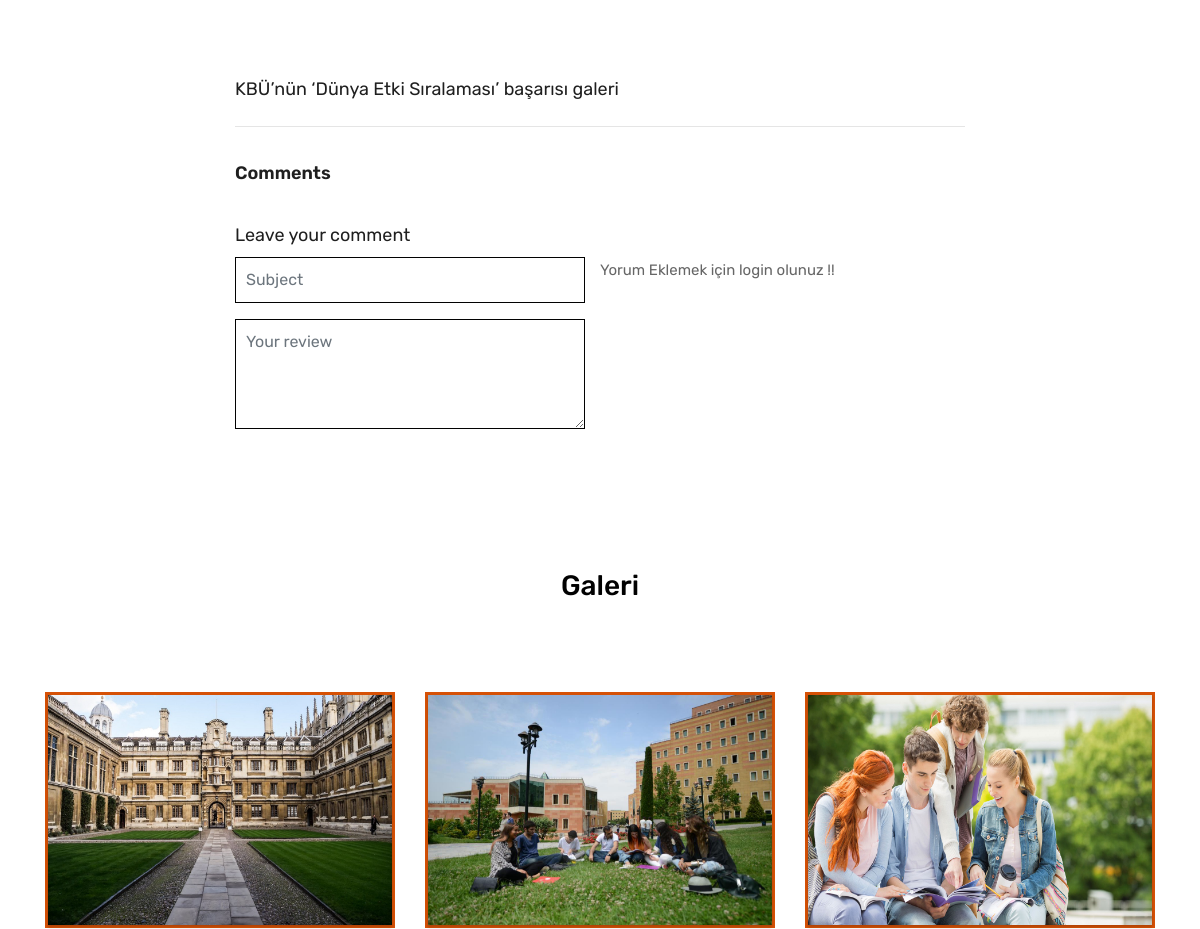
Page /duyuru/9/kbu-dunya-etki-siralamasinda/ (middle part) on the earlier database version.
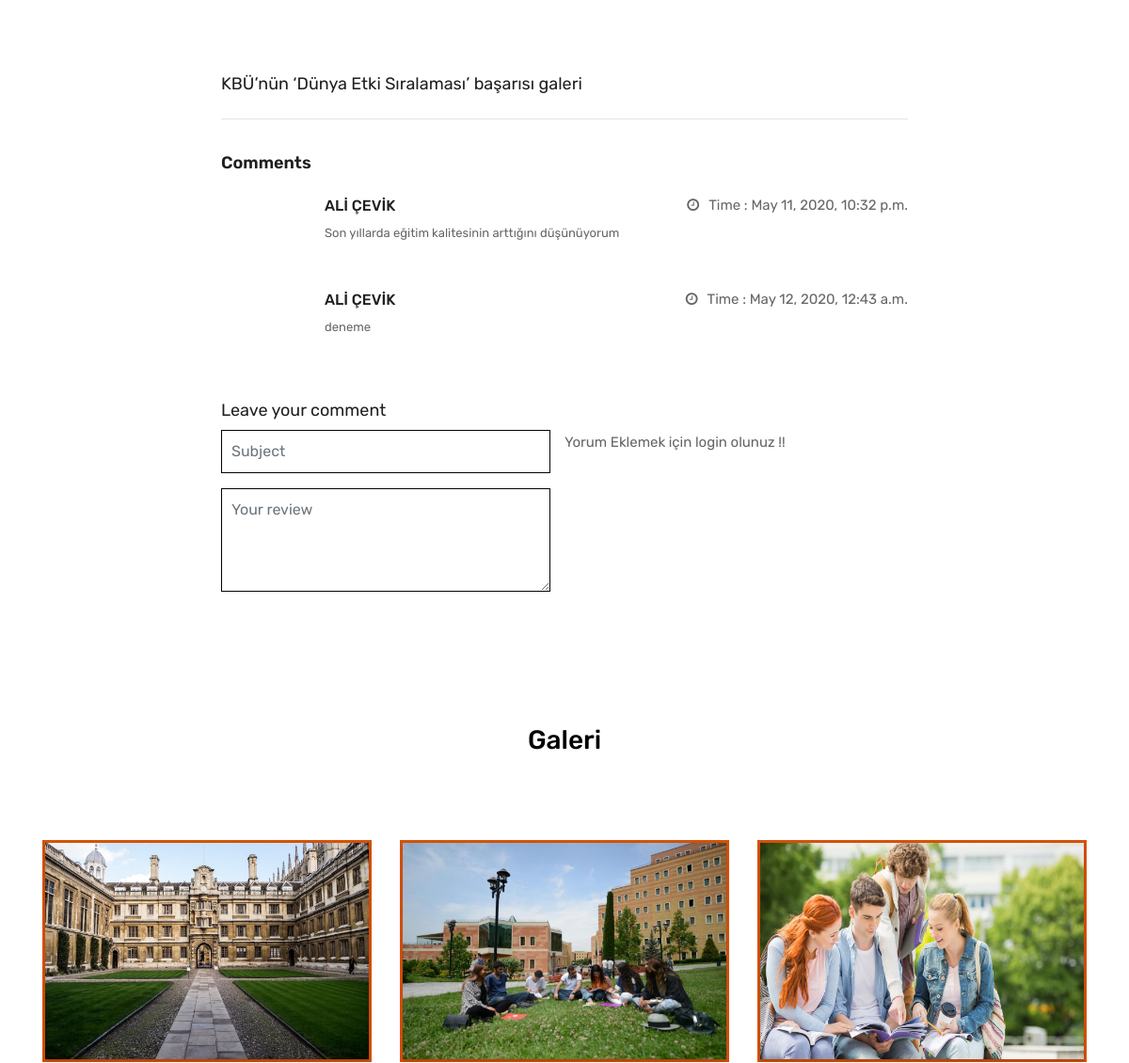
Same page on the later database version.
### duyuru/models.py (models this page shows, shortened)
class Duyuru(models.Model):
    STATUS = (
        ('True','Evet'),
        ('False','Hayır'),
    )
    TYPE = (
        ('haber','haber'),
        ('duyuru','duyuru'),
        ('etkinlik', 'etkinlik'),
        ('inogrenci','inogrenci'),
        ('menu', 'menu'),
    )
    category = models.ForeignKey(Category,on_delete=models.CASCADE) #Relation with Category Table
    title = models.CharField(max_length=200)
    keywords = models.CharField(blank=True, max_length=255)
    description = models.CharField(blank=True, max_length=500)
    image = models.ImageField(blank=True, upload_to='images/')
    detail = RichTextUploadingField()
    slug = models.SlugField(null=False, unique=True)
    status = models.CharField(max_length=10, choices=STATUS)
    type = models.CharField(max_length=10, choices=TYPE)
    create_at = models.DateTimeField(auto_now_add=True)
    update_at = models.DateTimeField(auto_now=True)

class Comment(models.Model):
    STATUS = (
        ('New','Yeni'),
        ('True','Evet'),
        ('False','Hayır'),
    )
    duyuru = models.ForeignKey(Duyuru,on_delete=models.CASCADE)
    user = models.ForeignKey(User,on_delete=models.CASCADE)
    subject = models.CharField(max_length=50,blank=True)
    comment = models.TextField(max_length=200, blank=True)
    status = models.CharField(max_length=10,choices=STATUS,default='New')
    ip = models.CharField(max_length=20,blank=True)
    create_at=models.DateTimeField(auto_now_add=True)
    update_at = models.DateTimeField(auto_now=True)

### home/views.py (the view)
# urls.py: path('duyuru/<int:id>/<slug:slug>/', views.duyuru_detail, name='duyuru_detail'),
def duyuru_detail(request,id,slug):
    setting = Setting.objects.get(pk=2)
    category = Category.objects.filter(status=True)
    duyuru = Duyuru.objects.get(pk=id)
    images= Images.objects.filter(duyuru_id=id)[:3]
    comments = Comment.objects.filter(duyuru_id=id,status=True)
    context = {'duyuru': duyuru,
               'category': category,
               'images': images,
               'comments': comments,
               'setting': setting
               }
    return render(request,'icerik_detail.html',context)

### duyuru/models.py (called while the page is built)
    def __str__(self):                         #__str  method elborated later in
        full_path = [self.title]                #post. use __unicode__ in place of
        k = self.parent
        while k is not None:
            full_path.append(k.title)
            k = k.parent
        return ' /'.join(full_path[::-1])

### home/templates/icerik_detail.html (shortened to what this page needs)
    {% extends "homebase.html" %}
    {% load static %}
    {% block content %}
    {% load static %}
        <div class="blog-box">
            <div class="container">
                <div class="row">
                    <div class="col-xl-2 col-lg-2 col-12"></div>
                    <div class="col-xl-8 col-lg-8 col-12">
                        <div class="blog-inner-details-page">
                            <div class="blog-inner-box">
                                <div class="inner-blog-detail details-page">
                                </div>
                            </div>
                            <div class="tz-gallery">
                            <h3>{{duyuru.title}} galeri</h3>
                    <hr>
                </div>
                            <div class="blog-comment-box">
                                <h3>Comments</h3>
                                {% for rs in comments %}
                                <div class="comment-item">
                                    <div class="comment-item-left">
                                    </div>
                                    <div class="comment-item-right">
                                        <div class="pull-left">
                                            <a href="#">{{rs.user.first_name}} {{ rs.user.last_name }}</a>
                                        </div>
                                        <div class="pull-right">
                                            <i class="fa fa-clock-o" aria-hidden="true"></i>Time : <span>{{ rs.create_at }}</span>
                                        </div>
                                        <div class="des-l">
                                            <p>{{rs.comment}}</p>
                                        </div>
                                    </div>
                                </div>
                                {% endfor %}
                            </div>
                            <div class="comment-respond-box">
                                <h3>Leave your comment </h3>
                                <div class="comment-respond-form">
                                    <form class="comment-form-respond row" action="/duyuru/addcomment/{{ duyuru.id }}" id="commentrespondform"   method="post">
                                        <div class="col-lg-6 col-md-6 col-sm-6">
                                            <div class="form-group">
                                                <input class="form-control" type="text" name="subject" id="id_subject"  placeholder="Subject" />
                                            </div>
                                            <div class="form-group">
                                                <textarea class="form-control" name="comment" id="id_comment" placeholder="Your review" rows="2"></textarea>
                                            </div>
                                        </div>
                                        {% if user.id is not None %}
                                        <div class="col-lg-12 col-md-12 col-sm-12">
                                            <button class="btn btn-submit">Submit comment</button>
                                        </div>
                                        {% else %}
                                            Yorum Eklemek için login olunuz !!
                                        {% endif %}
                                    </form>
                                </div>
                            </div>
                        </div>
                    </div>
    {% endblock %}

### home/templates/homebase.html (shortened to what this page needs)
    <!DOCTYPE html>
    <html lang="en">
    <head>
        {% load static %}
        <link rel="stylesheet" href="{% static 'css/bootstrap.min.css' %}">
        <link rel="stylesheet" href="{% static 'css/style.css' %}">
        <link rel="stylesheet" href="{% static 'css/responsive.css' %}">
        <link rel="stylesheet" href="{% static 'css/custom.css' %}">
         {% load static %}
    <link rel="stylesheet" href="https://ajax.googleapis.com/ajax/libs/jqueryui/1.11.4/themes/smoothness/jquery-ui.css">
    </head>
    <body>
        {% block content %}  {% endblock %}
        {% include 'footer.html' %}
    </body>
    </html>

### home/templates/header.html (shortened to what this page needs)
{% load static %}
                    {% load mptt_tags %}

### home/templates/footer.html (shortened to what this page needs)
 {% load static %}
	<div class="gallery-box">
		<div class="container">
			<div class="row">
				<div class="col-lg-12">
					<div class="heading-title text-center">
                        <br>
                        <br>
						<h2>Galeri</h2>
					</div>
				</div>
			</div>
			<div class="tz-gallery">
				<div class="row">
					<div class="col-sm-12 col-md-4 col-lg-4">
						<a class="lightbox" href="{% static 'images/slide1.jpg'%}">
							<img class="img-fluid" src="{% static 'images/slide1.jpg'%}" alt="Gallery Images">
						</a>
					</div>
					<div class="col-sm-6 col-md-4 col-lg-4">
						<a class="lightbox" href="{% static 'images/slider-02.jpg'%}">
							<img class="img-fluid" src="{% static 'images/slider-02.jpg'%}" alt="Gallery Images">
						</a>
					</div>
					<div class="col-sm-6 col-md-4 col-lg-4">
						<a class="lightbox" href="{% static 'images/gallery-img-03.jpg'%}">
							<img class="img-fluid" src="{% static 'images/gallery-img-03.jpg'%}" alt="Gallery Images">
						</a>
					</div>
				</div>
			</div>
		</div>
	</div>

### home/static/css/style.css (style rules this page uses)
body { color: #666666; font-size: 15px; font-family: 'Rubik', sans-serif; line-height: 1.80857; }
a { color: #1f1f1f; text-decoration: none !important; outline: none !important; -webkit-transition: all .3s ease-in-out; -moz-transition: all .3s ease-in-out; -ms-transition: all .3s ease-in-out; -o-transition: all .3s ease-in-out; transition: all .3s ease-in-out; }
h1, h2, h3, h4, h5, h6 { letter-spacing: 0; font-weight: normal; position: relative; padding: 0 0 10px 0; font-weight: normal; line-height: 120% !important; color: #1f1f1f; margin: 0 }
h2 { font-size: 22px }
h3 { font-size: 18px }
a { color: #1f1f1f; text-decoration: none; outline: none; }
a, .btn { text-decoration: none !important; outline: none !important; -webkit-transition: all .3s ease-in-out; -moz-transition: all .3s ease-in-out; -ms-transition: all .3s ease-in-out; -o-transition: all .3s ease-in-out; transition: all .3s ease-in-out; }
.heading-title { margin-bottom: 50px; }
.heading-title h2 { color: #010101; font-size: 28px; font-family: 'Rubik', sans-serif; font-weight: 500; }
.gallery-box { padding: 70px 0px; }
.tz-gallery { margin-top: 30px; }
.tz-gallery .lightbox img { width: 100%; transition: 0.2s ease-in-out; box-shadow: 0 2px 3px rgba(0,0,0,0.2); }
.tz-gallery .lightbox { border: 3px solid #d65106; display: inline-block; margin-bottom: 30px; }
.form-control { border-radius: 0px; min-height: 50px; }
.blog-box { padding: 70px 0px; }
.blog-inner-box { position: relative; margin: 0px 10px; margin-bottom: 30px; }
.inner-blog-detail { background: #ffffff; position: relative; padding: 30px 20px; }
.blog-comment-box { clear: both; margin: 20px 0px; float: left; width: 100%; }
.blog-comment-box h3 { font-size: 18px; font-weight: 600; padding-bottom: 20px; }
.comment-item { margin-bottom: 30px; }
.comment-item-left { float: left; width: 90px; height: 90px; }
.comment-item-right { padding-left: 110px; }
.comment-item-right a { font-size: 16px; font-weight: 500; }
.des-l { display: inline-block; width: 100%; }
.des-l p { font-size: 13px; }
.comment-respond-box { clear: both; }
.comment-item-right i { padding-right: 10px; }
.comment-form-respond input { min-height: 38px; border: 1px solid #010101; border-radius: 0px; padding: 10px; }
.comment-form-respond textarea { border: 1px solid #010101; border-radius: 0px; padding: 10px; min-height: 110px; }

Differences in the rows shown:
added Comment: user.first_name "ALİ", user.last_name "ÇEVİK", create_at "May 11, 2020, 10:32 p.m.", comment "Son yıllarda eğitim kalitesinin arttığını düşünüyorum"
added Comment: user.first_name "ALİ", user.last_name "ÇEVİK", create_at "May 12, 2020, 12:43 a.m.", comment "deneme"
